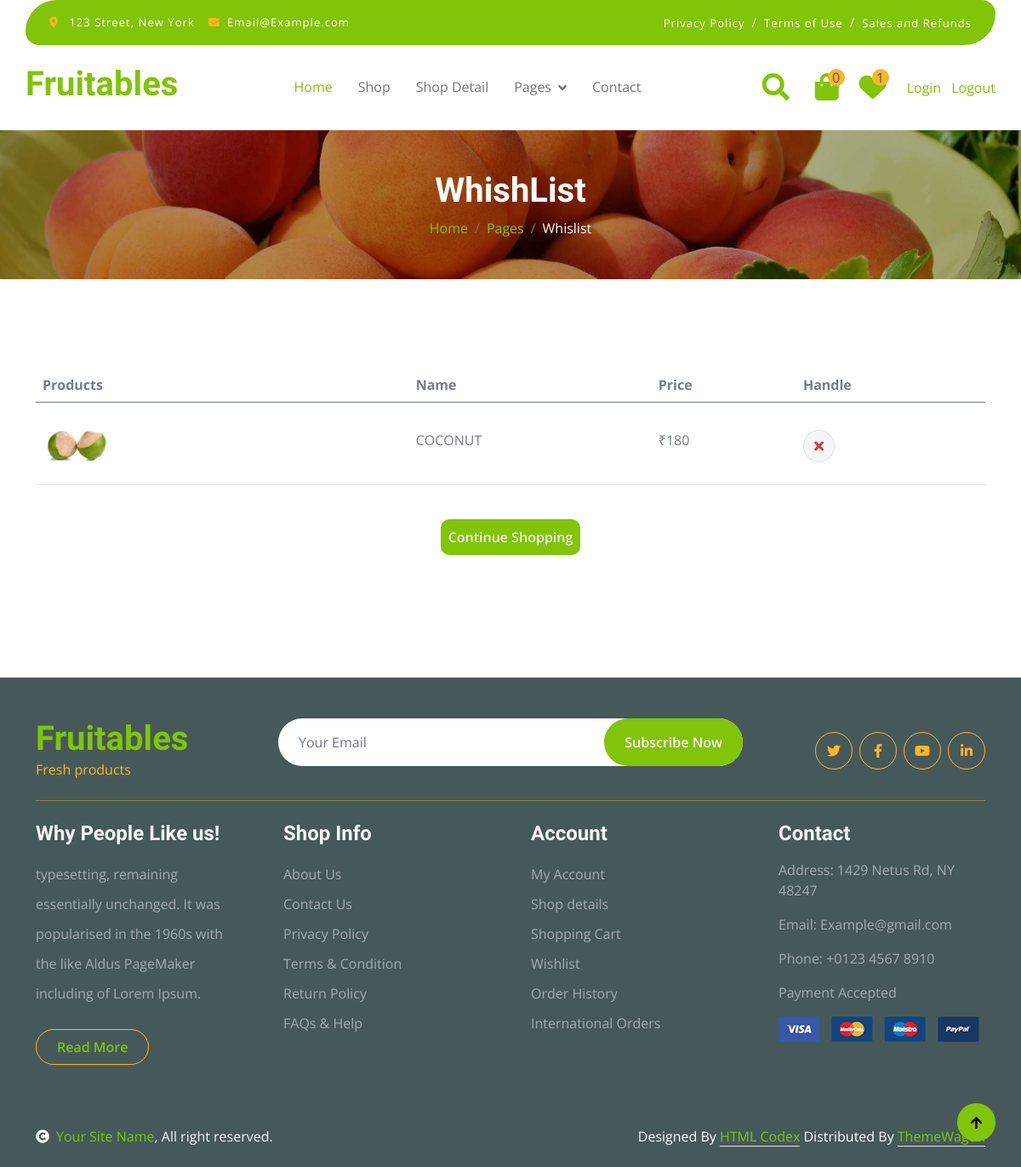
Page /Whishlist (signed in) on the earlier database version.
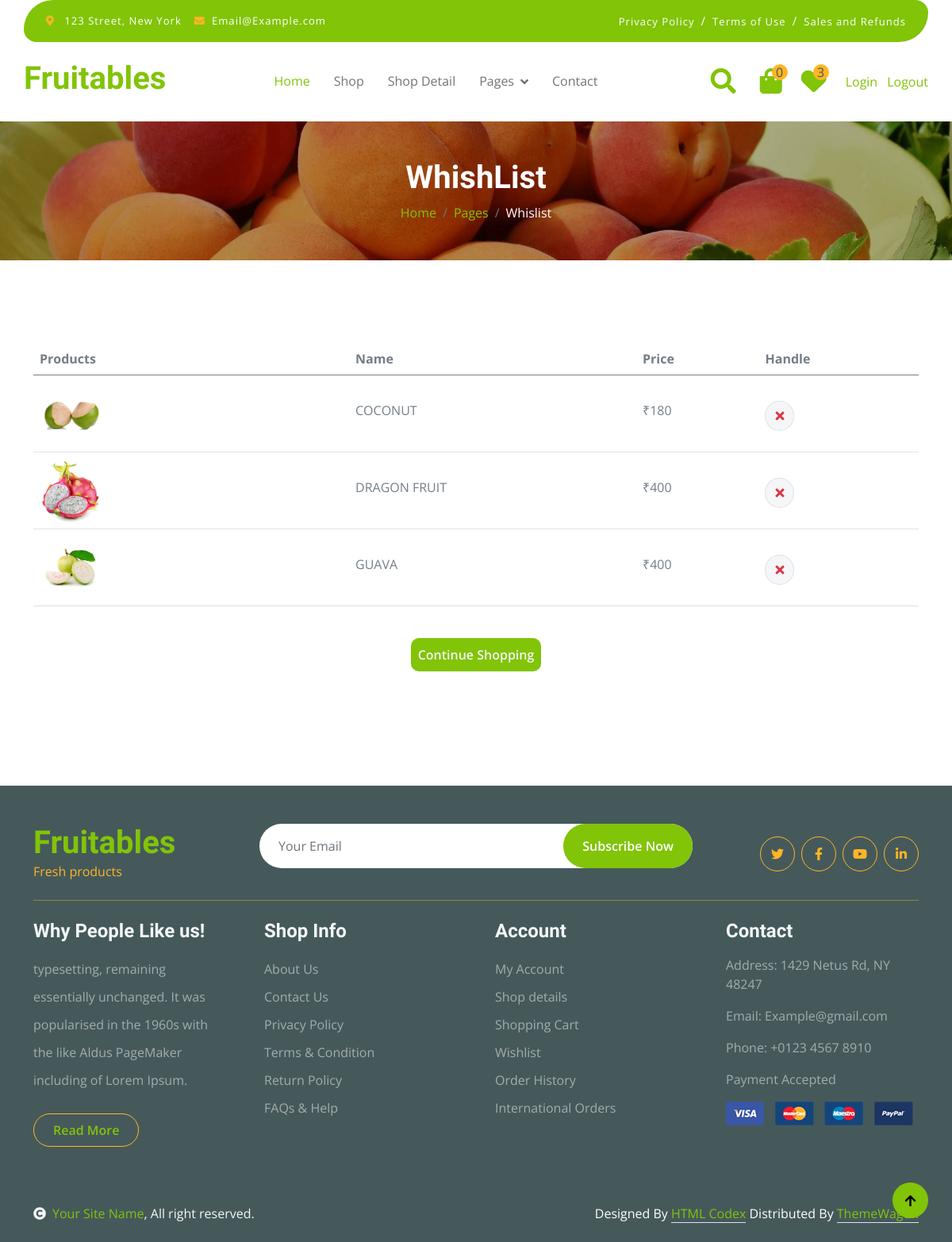
Same page on the later database version.
### app/models.py (models this page shows, shortened)
class Add_Whishlist(models.Model):
    product_id=models.ForeignKey(product,on_delete=models.CASCADE,blank=True,null=True)
    user_id=models.ForeignKey(User,on_delete=models.CASCADE,null=True,blank=True)
    image=models.ImageField(upload_to="media")
    name=models.CharField(max_length=60)
    price=models.IntegerField()

### app/views.py (the view)
# urls.py: path("Whishlist",views.Whishlist,name="Whishlist"),
def Whishlist(request):
    uid=User.objects.get(email=request.session['email'])
    w_count=Add_Whishlist.objects.filter(user_id=uid).count()
    count = addcart.objects.filter(user=uid).count()
    whish=Add_Whishlist.objects.filter(user_id=uid)
    con={"uid":uid,"whish":whish,"w_count":w_count,"count":count}
    return render(request,"whishlist.html",con)

### app/templates/whishlist.html (shortened to what this page needs)
{% extends "index.html" %}
{% load static %}
{% block content %}
        <div class="container-fluid page-header py-5">
            <h1 class="text-center text-white display-6">WhishList</h1>
            <ol class="breadcrumb justify-content-center mb-0">
                <li class="breadcrumb-item"><a href="{% url 'index' %}">Home</a></li>
                <li class="breadcrumb-item"><a href="#">Pages</a></li>
                <li class="breadcrumb-item active text-white">Whislist</li>
            </ol>
        </div>
        {% if w_count < 1 %}
        <div style="text-align:center">
<img style="height: 300px;width:300px" src="{% static 'img\whish3.png' %}">
</div>
<div style="text-align: center;">
<a style="align-items: center;" href="{% url 'shop' %}" class="btn btn-danger     cart-btn-transform m-3" data-abc="true" >Continue To Shopping</a>
</div>
    {% else %}
        <div class="container-fluid py-5">
            <div class="container py-5">
                <div class="table-responsive">
                    <table class="table">
                        <thead>
                          <tr>
                            <th scope="col">Products</th>
                            <th scope="col">Name</th>
                            <th scope="col">Price</th>
                            <th scope="col">Handle</th>
                          </tr>
                        </thead>
                        <tbody>
                           {% for i in whish %}
                            <tr>
                                <th scope="row">
                                    <div class="d-flex align-items-center">
                                        <img src="{{ i.image.url }}" class="img-fluid me-5 rounded-circle" style="width: 80px; height: 80px;" alt="">
                                    </div>
                                </th>
                                <td>
                                    <p class="mb-0 mt-4">{{i.name}}</p>
                                </td>
                                <td>
                                    <p class="mb-0 mt-4">&#8377;{{i.price}}</p>
                                </td>
                                <td>
                                    <a href="remove_whishlist/{{i.id}}"><button class="btn btn-md rounded-circle bg-light border mt-4" >
                                        <i class="fa fa-times text-danger"></i>
                                    </button></a>
                                </td>
                            </tr>
                            {% endfor %}
                        </tbody>
                    </table>
                    <br/>
                    <div class="center-button">
                        <a href="{% url 'shop' %}"><button class="btn   px-2 py-2 text-light" type="button" style="background-color: #81C408;">Continue Shopping</button></a>
                    </div>
                </div>
            </div>
        </div>
        {% endif %}
{% endblock %}

Differences in the rows shown:
added Add_Whishlist: image (picture), name "DRAGON FRUIT", price "400"
added Add_Whishlist: image (picture), name "GUAVA", price "400"
Other differences:
{{ w_count }}: "1" → "3"
